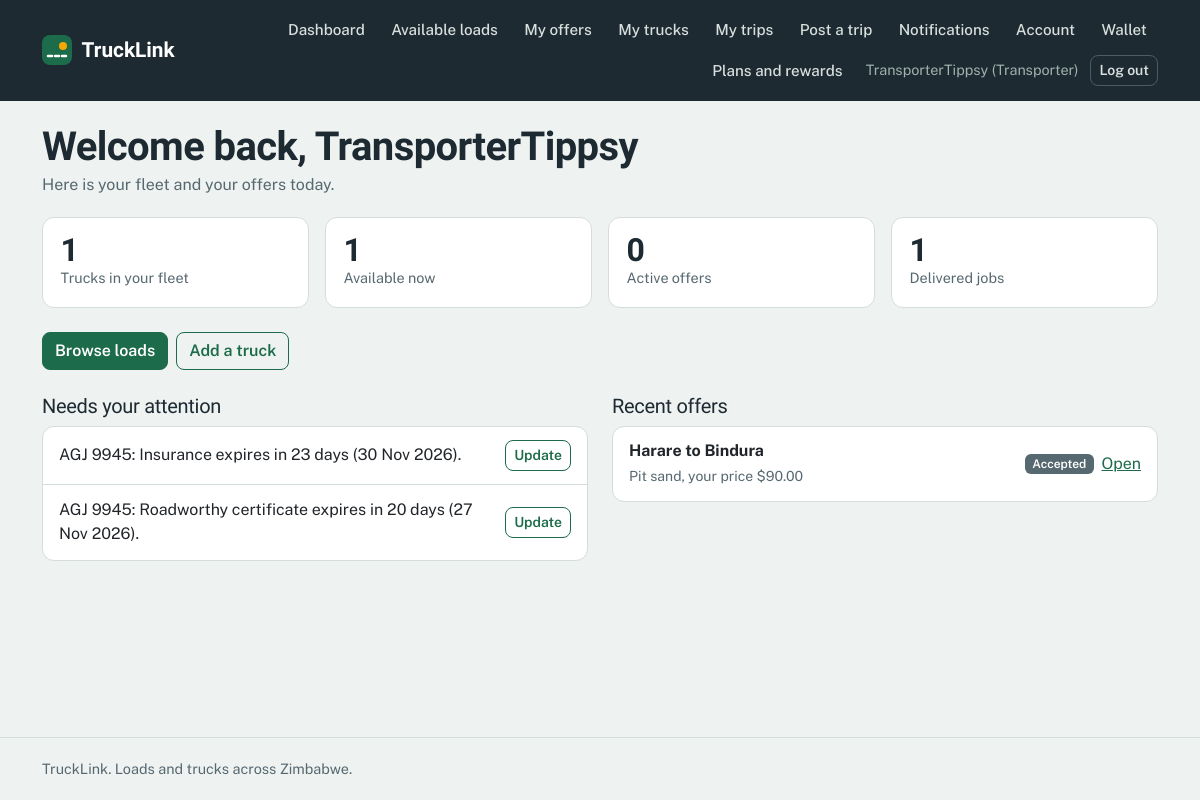
The page /accounts/dashboard/ (signed in) on the database its author committed.
### accounts/models.py (models this page shows, shortened)
class Profile(models.Model):
    ROLE_CHOICES = [
        ('shipper', 'Shipper (I have loads)'),
        ('transporter', 'Transporter (I have trucks)'),
    ]
    user = models.OneToOneField(settings.AUTH_USER_MODEL, on_delete=models.CASCADE)
    role = models.CharField(max_length=20, choices=ROLE_CHOICES)
    phone = models.CharField(max_length=20, blank=True)
    both_roles = models.BooleanField(default=False)

### trucks/models.py (models this page shows, shortened)
class Truck(models.Model):
    TYPE_CHOICES = [
        ('flatbed', 'Flatbed'),
        ('tipper', 'Tipper'),
        ('tanker', 'Tanker'),
        ('refrigerated', 'Refrigerated'),
        ('box', 'Closed box / lorry'),
        ('lowbed', 'Lowbed'),
    ]
    owner = models.ForeignKey(settings.AUTH_USER_MODEL, on_delete=models.CASCADE,
                              related_name='trucks')
    truck_type = models.CharField(max_length=20, choices=TYPE_CHOICES)
    capacity_tonnes = models.DecimalField(max_digits=6, decimal_places=2)
    registration_number = models.CharField(max_length=20)
    make = models.CharField(max_length=50, blank=True, default='')
    vehicle_model = models.CharField(max_length=50, blank=True, default='')
    year = models.PositiveSmallIntegerField(null=True, blank=True)
    axle_configuration = models.CharField(max_length=20, blank=True, default='')
    volume_cbm = models.DecimalField(max_digits=7, decimal_places=2, null=True, blank=True)
    current_location = models.CharField(max_length=100)
    heading_to = models.CharField(max_length=100, blank=True)
    available_from = models.DateField(null=True, blank=True)
    insurance_expiry = models.DateField(null=True, blank=True)
    roadworthy_expiry = models.DateField(null=True, blank=True)
    is_available = models.BooleanField(default=True)
    created_at = models.DateTimeField(auto_now_add=True)

### loads/models.py (models this page shows, shortened)
class Offer(models.Model):
    STATUS_CHOICES = [
        ('pending', 'Awaiting shipper'),
        ('countered', 'Awaiting transporter'),
        ('accepted', 'Accepted'),
        ('declined', 'Declined'),
        ('withdrawn', 'Withdrawn'),
        ('expired', 'Expired'),
    ]
    load = models.ForeignKey(Load, on_delete=models.CASCADE, related_name='offers')
    transporter = models.ForeignKey(settings.AUTH_USER_MODEL, on_delete=models.CASCADE,
                                    related_name='offers')
    truck = models.ForeignKey('trucks.Truck', on_delete=models.SET_NULL,
                              null=True, blank=True)
    price = models.DecimalField(max_digits=10, decimal_places=2)
    message = models.CharField(max_length=200, blank=True)
    status = models.CharField(max_length=20, choices=STATUS_CHOICES, default='pending')
    accepted_at = models.DateTimeField(null=True, blank=True)
    created_at = models.DateTimeField(auto_now_add=True)

class Load(models.Model):
    STATUS_CHOICES = [
        ('open', 'Open'),
        ('booked', 'Booked'),
        ('delivered', 'Delivered'),
        ('expired', 'Expired'),
    ]
    CARGO_CHOICES = [
        ('general', 'General cargo'),
        ('bulk', 'Bulk'),
        ('perishable', 'Perishable'),
        ('fragile', 'Fragile'),
        ('hazardous', 'Hazardous'),
        ('livestock', 'Livestock'),
    ]
    URGENCY_CHOICES = [
        ('standard', 'Standard (1 to 3 days)'),
        ('urgent', 'Urgent (same day)'),
        ('scheduled', 'Scheduled (fixed date)'),
    ]
    TRUCK_NEEDED_CHOICES = [('any', 'Any truck')] + Truck.TYPE_CHOICES
    shipper = models.ForeignKey(settings.AUTH_USER_MODEL, on_delete=models.CASCADE,
                                related_name='loads', null=True, blank=True)
    title = models.CharField(max_length=100)
    pickup = models.CharField(max_length=100)
    destination = models.CharField(max_length=100)
    cargo_type = models.CharField(max_length=20, choices=CARGO_CHOICES, default='general')
    weight_tonnes = models.DecimalField(max_digits=6, decimal_places=2)
    truck_type_needed = models.CharField(max_length=20, choices=TRUCK_NEEDED_CHOICES, default='any')
    offered_price = models.DecimalField(max_digits=10, decimal_places=2)
    urgency = models.CharField(max_length=20, choices=URGENCY_CHOICES, default='standard')
    pickup_date = models.DateField(null=True, blank=True)
    description = models.TextField(blank=True, default='')
    insured = models.BooleanField(default=False)
    insurance_provider = models.CharField(max_length=100, blank=True, default='')
    coverage_amount = models.DecimalField(max_digits=12, decimal_places=2, null=True, blank=True)
    status = models.CharField(max_length=20, choices=STATUS_CHOICES, default='open')
    created_at = models.DateTimeField(auto_now_add=True)

### accounts/views.py (the view)
# urls.py: path('dashboard/', views.dashboard, name='dashboard'),
@login_required
def dashboard(request):
    run_housekeeping()
    profile = getattr(request.user, 'profile', None)
    role = profile.role if profile else None
    today = timezone.localdate()
    ctx = {'role': role}
    if role == 'shipper':
        loads = Load.objects.filter(shipper=request.user)
        accepted = (Offer.objects.filter(load__shipper=request.user, status='accepted',
                                         load__status='booked').select_related('load'))
        ctx.update(
            total=loads.count(),
            open_count=loads.filter(status='open').count(),
            booked_count=loads.filter(status='booked').count(),
            delivered_count=loads.filter(status='delivered').count(),
            waiting_offers=Offer.objects.filter(load__shipper=request.user,
                                                load__status='open', status='pending').count(),
            fees_to_pay=[o for o in accepted if not o.shipper_paid],
            recent=loads.order_by('-created_at')[:5],
        )
    elif role == 'transporter':
        trucks = Truck.objects.filter(owner=request.user)
        offers = Offer.objects.filter(transporter=request.user)
        accepted = offers.filter(status='accepted', load__status='booked').select_related('load')
        soon = today + timedelta(days=30)
        alerts = []
        for truck in trucks:
            for label, day in (('Insurance', truck.insurance_expiry),
                               ('Roadworthy certificate', truck.roadworthy_expiry)):
                if day and day <= soon:
                    days = (day - today).days
                    if days < 0:
                        text = f'{label} expired on {day:%d %b %Y}. This truck cannot bid until it is updated.'
                    else:
                        text = f'{label} expires in {days} day{"s" if days != 1 else ""} ({day:%d %b %Y}).'
                    alerts.append({'truck': truck, 'text': text, 'expired': days < 0})
        ctx.update(
            fleet=trucks.count(),
            available=trucks.filter(is_available=True).count(),
            active_offers=offers.filter(status__in=['pending', 'countered']).count(),
            delivered_jobs=offers.filter(status='accepted', load__status='delivered').count(),
            turn_offers=offers.filter(status='countered', load__status='open').select_related('load'),
            fees_to_pay=[o for o in accepted if not o.transporter_paid],
            alerts=alerts,
            recent_offers=offers.select_related('load').order_by('-created_at')[:5],
        )
    return render(request, 'accounts/dashboard.html', ctx)

### accounts/templates/accounts/dashboard.html (shortened to what this page needs)
{% extends 'base.html' %}
{% block content %}
<div class="page-head">
  <h1>Welcome back, {{ user.first_name|default:user.username }}</h1>
  <p class="muted mb-0">
    {% if role == 'shipper' %}Here is where your loads stand today.
    {% elif role == 'transporter' %}Here is your fleet and your offers today.
    {% else %}Your account has no role yet.{% endif %}
  </p>
</div>
{% if role == 'shipper' %}
  <div class="stats">
    <div class="stat"><strong>{{ total }}</strong><span>Total loads</span></div>
    <div class="stat"><strong>{{ open_count }}</strong><span>Open for offers</span></div>
    <div class="stat"><strong>{{ booked_count }}</strong><span>Booked</span></div>
    <div class="stat"><strong>{{ delivered_count }}</strong><span>Delivered</span></div>
  </div>
  <div class="d-flex flex-wrap gap-2 mb-4">
    <a href="{% url 'post_load' %}" class="btn btn-primary">Post a load</a>
    <a href="{% url 'truck_list' %}" class="btn btn-outline-primary">Find trucks</a>
  </div>
  <div class="row g-4">
    <div class="col-12 col-lg-6">
      <h2 class="h5">Needs your attention</h2>
      <div class="card">
        <ul class="attention">
          {% if waiting_offers %}
          <li><span>{{ waiting_offers }} offer{{ waiting_offers|pluralize }} waiting for your answer</span><a href="{% url 'my_loads' %}" class="btn btn-sm btn-primary">Review</a></li>
          {% endif %}
          {% for offer in fees_to_pay %}
          <li><span>Pay your platform fee for <strong>{{ offer.load.title }}</strong>{% if offer.pay_deadline %} by {{ offer.pay_deadline|date:"d M, H:i" }}{% endif %}</span><a href="{% url 'load_detail' offer.load.pk %}" class="btn btn-sm btn-warning">Pay</a></li>
          {% endfor %}
          {% if not waiting_offers and not fees_to_pay %}
          <li class="muted">You are all caught up.</li>
          {% endif %}
        </ul>
      </div>
    </div>
    <div class="col-12 col-lg-6">
      <h2 class="h5">Recent loads</h2>
      <div class="card rows">
        {% for l in recent %}
        <div class="row-item">
          <span><strong>{{ l.pickup }} to {{ l.destination }}</strong><br><span class="small muted">{{ l.title }}, {{ l.weight_tonnes }} t</span></span>
          <span class="d-flex align-items-center gap-2"><span class="badge bg-secondary">{{ l.get_status_display }}</span><a href="{% url 'load_detail' l.pk %}">Open</a></span>
        </div>
        {% empty %}
        <div class="empty m-3">You have not posted a load yet.</div>
        {% endfor %}
      </div>
    </div>
  </div>
{% elif role == 'transporter' %}
  <div class="stats">
    <div class="stat"><strong>{{ fleet }}</strong><span>Trucks in your fleet</span></div>
    <div class="stat"><strong>{{ available }}</strong><span>Available now</span></div>
    <div class="stat"><strong>{{ active_offers }}</strong><span>Active offers</span></div>
    <div class="stat"><strong>{{ delivered_jobs }}</strong><span>Delivered jobs</span></div>
  </div>
  <div class="d-flex flex-wrap gap-2 mb-4">
    <a href="{% url 'load_list' %}" class="btn btn-primary">Browse loads</a>
    <a href="{% url 'add_truck' %}" class="btn btn-outline-primary">Add a truck</a>
  </div>
  <div class="row g-4">
    <div class="col-12 col-lg-6">
      <h2 class="h5">Needs your attention</h2>
      <div class="card">
        <ul class="attention">
          {% for a in alerts %}
          <li><span class="{% if a.expired %}bad{% endif %}">{{ a.truck.registration_number }}: {{ a.text }}</span><a href="{% url 'edit_truck' a.truck.pk %}" class="btn btn-sm btn-outline-primary">Update</a></li>
          {% endfor %}
        </ul>
      </div>
    </div>
    <div class="col-12 col-lg-6">
      <h2 class="h5">Recent offers</h2>
      <div class="card rows">
        {% for o in recent_offers %}
        <div class="row-item">
          <span><strong>{{ o.load.pickup }} to {{ o.load.destination }}</strong><br><span class="small muted">{{ o.load.title }}, your price ${{ o.price }}</span></span>
          <span class="d-flex align-items-center gap-2"><span class="badge bg-secondary">{{ o.get_status_display }}</span><a href="{% url 'load_detail' o.load.pk %}">Open</a></span>
        </div>
        {% empty %}
        <div class="empty m-3">You have not made an offer yet.</div>
        {% endfor %}
      </div>
    </div>
  </div>
{% else %}
  <div class="empty">This account has no shipper or transporter role. Register a new account, or add a profile in the admin.</div>
{% endif %}
{% endblock %}

### accounts/templates/base.html (shortened to what this page needs)
{% load notify_tags static %}
<!DOCTYPE html>
<html lang="en">
<head>
  <link href="https://cdn.jsdelivr.net/npm/bootstrap@5.3.3/dist/css/bootstrap.min.css" rel="stylesheet">
</head>
<body>
  {% unread_count user as unread %}
  <header class="topbar">
    <div class="container topbar-inner">
      <a href="{% url 'home' %}" class="brand">
        <svg width="30" height="30" viewBox="0 0 30 30" aria-hidden="true"><rect width="30" height="30" rx="8" fill="#1C6B4A"/><path d="M6 21 L24 21" stroke="#fff" stroke-width="2.5" stroke-dasharray="4 3" stroke-linecap="round"/><circle cx="21" cy="11" r="4" fill="#F5A800"/></svg>
        <span>TruckLink</span>
      </a>
      <nav class="navlinks" aria-label="Main">
        {% if user.is_authenticated %}
          <a class="navlink" href="{% url 'dashboard' %}">Dashboard</a>
          {% if user.profile.role == 'shipper' %}
            <a class="navlink" href="{% url 'truck_list' %}">Available trucks</a>
            <a class="navlink" href="{% url 'post_load' %}">Post a load</a>
            <a class="navlink" href="{% url 'my_loads' %}">My loads</a>
            <a class="navlink" href="{% url 'space_list' %}">Truck space</a>
          {% elif user.profile.role == 'transporter' %}
            <a class="navlink" href="{% url 'load_list' %}">Available loads</a>
            <a class="navlink" href="{% url 'my_offers' %}">My offers</a>
            <a class="navlink" href="{% url 'my_trucks' %}">My trucks</a>
            <a class="navlink" href="{% url 'my_trips' %}">My trips</a>
            <a class="navlink" href="{% url 'trip_new' %}">Post a trip</a>
          {% else %}
            <a class="navlink" href="{% url 'load_list' %}">Loads</a>
            <a class="navlink" href="{% url 'truck_list' %}">Trucks</a>
          {% endif %}
          <a class="navlink" href="{% url 'notifications' %}">Notifications{% if unread %}<span class="count">{{ unread }}</span>{% endif %}</a>
          <a class="navlink" href="{% url 'account' %}">Account</a>
                    <a class="navlink" href="{% url 'wallet_home' %}">Wallet</a>
                              <a class="navlink" href="{% url 'growth_hub' %}">Plans and rewards</a>
          <span class="userchip">{{ user.username }}{% if user.profile %} ({{ user.profile.role|title }}){% endif %}</span>
          <form method="post" action="{% url 'logout' %}" class="d-inline">
            <button type="submit" class="btn btn-sm btn-nav">Log out</button>
          </form>
        {% else %}
          <a class="navlink" href="{% url 'login' %}">Log in</a>
          <a class="btn btn-sm btn-warning" href="{% url 'register' %}">Register</a>
        {% endif %}
      </nav>
    </div>
  </header>
  <main id="main">
    <div class="container">
      {% block content %}{% endblock %}
    </div>
  </main>
  <footer class="footer">
    <div class="container">TruckLink. Loads and trucks across Zimbabwe.</div>
  </footer>
</body>
</html>

### rows shown on the page
Truck: truck.registration_number "AGJ 9945", text "Insurance expires in 23 days (30 Nov 2026).", text "Roadworthy certificate expires in 20 days (27 Nov 2026)."
Offer: load.pickup "Harare", load.destination "Bindura", load "Pit sand", price "90.00", status "Accepted"

### other values the page prints
{{ user.username }} "TransporterTippsy"
{{ user.profile.role|title }} "Transporter"
{{ user.first_name|default:user.username }} "TransporterTippsy"
{{ fleet }} "1"
{{ available }} "1"
{{ active_offers }} "0"
{{ delivered_jobs }} "1"
